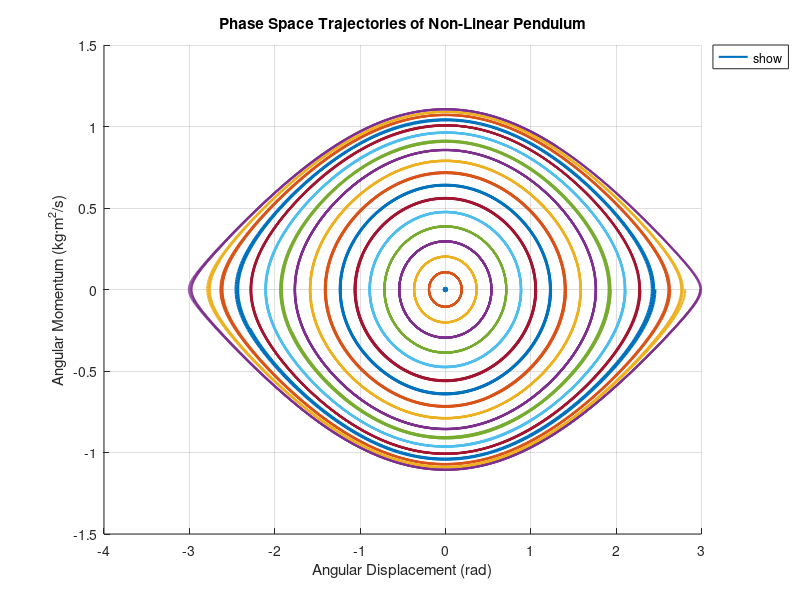

The MATLAB script that drew this image:
clear; clc;  % Clear variables and command window

% Define parameters
m = 0.5;                  % Mass of the pendulum (kg)
g = 9.82;                 % Acceleration due to gravity (m/s^2)
L = 0.5;                  % Length of the pendulum (m)
t = 0:0.01:10;            % Time vector for 10 seconds

% Initial angles in degrees (1° to 179° with a step size of 10°)
initial_angles = 1:10:179;

% Plotting phase space trajectories for each initial angle
figure;
hold on;  % Allow multiple plots on the same graph
for theta0 = initial_angles
    % Convert initial angle to radians
    initial_angle = (pi / 180) * theta0;

    % Define the system of ODEs for the non-linear pendulum
    pendulumODE = @(t, y) [y(2); -(g / L) * sin(y(1))];

    % Initial conditions: [initial angle, initial angular velocity]
    y0 = [initial_angle; 0];

    % Solve the ODE using ode45
    [T, Y] = ode45(pendulumODE, t, y0);

    % Compute angular momentum: p = m * L^2 * angular_velocity
    angular_momentum = m * L^2 * Y(:, 2);

    % Plot phase space trajectory (Angular displacement vs Angular momentum)
    plot(Y(:, 1), angular_momentum, 'LineWidth', 1.5, 'DisplayName', ['\theta_0 = ', num2str(theta0), '°']);
end

% Add labels, title, legend, and grid
title('Phase Space Trajectories of Non-Linear Pendulum');
xlabel('Angular Displacement (rad)');
ylabel('Angular Momentum (kg·m^2/s)');
legend('show', 'Location', 'bestoutside');  % Display legend outside the plot
grid on;
hold off;
